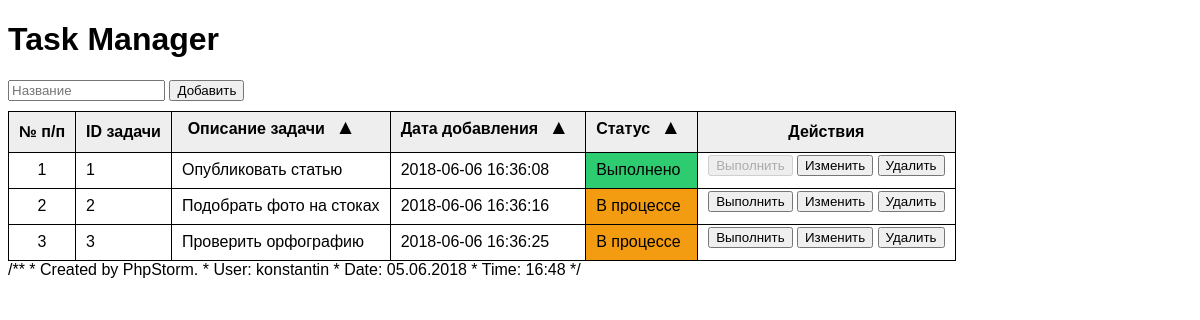
The page / on the database its author committed.
### tables this page shows
CREATE TABLE `tasks` (
  `id` int(11) NOT NULL,
  `description` text NOT NULL,
  `is_done` tinyint(4) NOT NULL DEFAULT '0',
  `date_added` datetime NOT NULL
);

### controller.php (called while the page is built, shortened)
<?php
    require_once 'task.php';
    $host = 'localhost:8889';
    $dbname = 'netology';
    $user = 'root';
    $pass = 'root';
    $options = [
        PDO::ATTR_ERRMODE => PDO::ERRMODE_EXCEPTION,
    ];
    $dsn = "mysql:host=$host;dbname=$dbname;charset=utf8";
    $pdo = new PDO($dsn, $user, $pass, $options);
    $task = new Task($pdo);
    $columnOrder = $_POST['column'] ?? 'id asc';
    $queryResult = $task->findAllOrderBy($columnOrder);

### task.php (called while the page is built, shortened)
<?php
    class Task {
        private static $allowedOrders = ['asc', 'desc'];
        private static $allowedColumns = ['description', 'is_done', 'date_added'];
        private $pdo;
        private static function checkedColumnAndOrder($columnOrder) {
            list($column, $order) = explode(' ', $columnOrder);
            return in_array($column, self::$allowedColumns) && in_array($order, self::$allowedOrders) ? $columnOrder : 'id asc';
        }
        public function __construct($pdo) {
            $this->pdo = $pdo;
        }
        public function findAllOrderBy($columnOrder)
        {
            $columnOrder = self::checkedColumnAndOrder($columnOrder);
            $query = "SELECT * from tasks
            ORDER BY $columnOrder;
            ";
            $prepquery = $this->pdo->prepare($query);
            $prepquery->execute();
            return $prepquery->fetchAll();
        }
    }

### index.php (the view, shortened to what this page needs)
<?php
    require_once 'controller.php';
?>
<!DOCTYPE html>
<html lang="ru">
<head>
    <link rel="stylesheet" type="text/css" href="css/style.css">
</head>
<body>
<div class="container">
    <h1>Task Manager</h1>
    <form action="" method="post" accept-charset="utf-8">
        <?php if($_POST['edit'] ?? '') : ?>
            <?php $editRow = $task->findTask($_POST['edit']); ?>
            <input type="text" name="description" value="<?= $editRow['description'] ?>" placeholder="Название" autofocus>
            <input type="hidden" name="editId" value="<?= $_POST['edit'] ?>">
            <input type="submit" name="submit" value="Изменить">
        <?php else : ?>
            <input type="text" name="description" value="<?= $_POST['name'] ?? '' ?>" placeholder="Название">
            <input type="submit" name="submit" value="Добавить">
        <?php endif; ?>
    </form>
    <table>
        <thead>
        <tr>
            <th>№ п/п</th>
            <th>ID задачи</th>
            <th>
                Описание задачи
                <form action="" method="post" accept-charset="utf-8">
                    <button class="filter" type="submit" value="sort">
                        <?= (($_POST['column'] ?? '') == 'description asc' ? '&#x25BC;' : '&#x25B2;') ?>
                        <button class="filter" type="submit" value="sort" ?>
                        </button>
                </form>
            </th>
            <th>
                Дата добавления
                <form action="" method="post" accept-charset="utf-8">
                    <button class="filter" type="submit" value="sort">
                        <?= (($_POST['column'] ?? '') == 'date_added asc' ? '&#x25BC;' : '&#x25B2;') ?>
                    </button>
                </form>
            </th>
            <th>
                Статус
                <form action="" method="post" accept-charset="utf-8">
                    <button class="filter" type="submit" value="sort">
                        <?= (($_POST['column'] ?? '') == 'is_done asc' ? '&#x25BC;' : '&#x25B2;') ?>
                    </button>
                </form>
            </th>
            <th>Действия</th>
        </tr>
        </thead>
        <tbody>
        <?php  if ($queryResult) : ?>
            <?php foreach($queryResult as $index => $row) : ?>
                <tr>
                    <td><?php echo $index + 1; ?></td>
                    <td><?php echo $row['id']; ?></td>
                    <td><?php echo $row['description']; ?></td>
                    <td><?php echo $row['date_added']; ?></td>
                    <?php echo $row['is_done'] ? '<td class="task-done">Выполнено</td>': '<td class="task-progress">В процессе</td>'; ?>
                    <td>
                        <form action="" method="post" accept-charset="utf-8">
                            <button type="submit" name="done" value="<?php echo $row['id'];  ?>" <?php echo $row['is_done'] ? 'disabled' : '' ?>>
                                Выполнить
                            </button>
                        </form>
                        <form action="" method="post" accept-charset="utf-8">
                            <button type="submit" name="edit" value="<?php echo $row['id'];  ?>">
                                Изменить
                            </button>
                        </form>
                        <form action="" method="post" accept-charset="utf-8">
                            <button type="submit" name="delete" value="<?php echo $row['id'];  ?>" onclick="confirm('Вы действительно хотите удалить задание &laquo;<?php echo $row['description']; ?>&raquo;')">
                                Удалить
                            </button>
                        </form>
                    </td>
                </tr>
            <?php endforeach; ?>
        <?php endif; ?>
        </tbody>
    </table>
</div>
</body>
</html>

### css/style.css (style rules this page uses)
* { font-family: Helvetica, sans-serif; }
table { border-collapse: collapse; }
th, td { padding: 2px 10px; border: 1px solid #000; }
th { background: #eee; }
td:first-child { text-align: center; }
form { margin-bottom: 10px; }
td form, th form { display: inline-block; }
.container { width: 1200px; margin: 0 auto; }
.task-done { background: #2ecc71; }
.task-progress { background: #f39c12; }
.filter { border: none; font-size: 1.3em; background-color: transparent; cursor: pointer; }

### rows shown on the page
tasks: id "1", description "Опубликовать статью", date_added "2018-06-06 16:36:08", is_done "Выполнено"
tasks: id "2", description "Подобрать фото на стоках", date_added "2018-06-06 16:36:16", is_done "В процессе"
tasks: id "3", description "Проверить орфографию", date_added "2018-06-06 16:36:25", is_done "В процессе"
